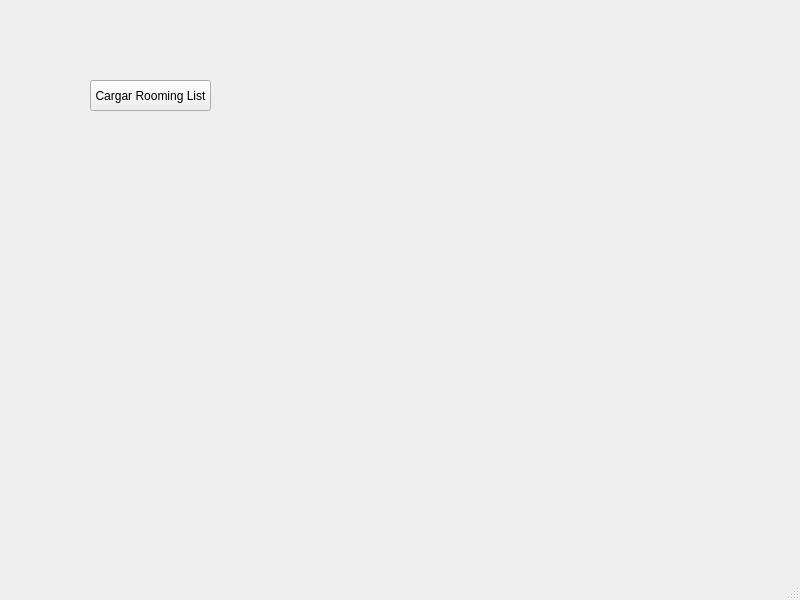
<?xml version="1.0" encoding="UTF-8"?>
<ui version="4.0">
 <class>MainWindow</class>
 <widget class="QMainWindow" name="MainWindow">
  <property name="geometry">
   <rect>
    <x>0</x>
    <y>0</y>
    <width>800</width>
    <height>600</height>
   </rect>
  </property>
  <property name="windowTitle">
   <string>MainWindow</string>
  </property>
  <widget class="QWidget" name="centralwidget">
   <widget class="QPushButton" name="pushButton">
    <property name="geometry">
     <rect>
      <x>90</x>
      <y>80</y>
      <width>121</width>
      <height>31</height>
     </rect>
    </property>
    <property name="text">
     <string>Cargar Rooming List</string>
    </property>
   </widget>
  </widget>
  <widget class="QMenuBar" name="menubar">
   <property name="geometry">
    <rect>
     <x>0</x>
     <y>0</y>
     <width>800</width>
     <height>33</height>
    </rect>
   </property>
  </widget>
  <widget class="QStatusBar" name="statusbar"/>
 </widget>
 <resources/>
 <connections/>
</ui>
